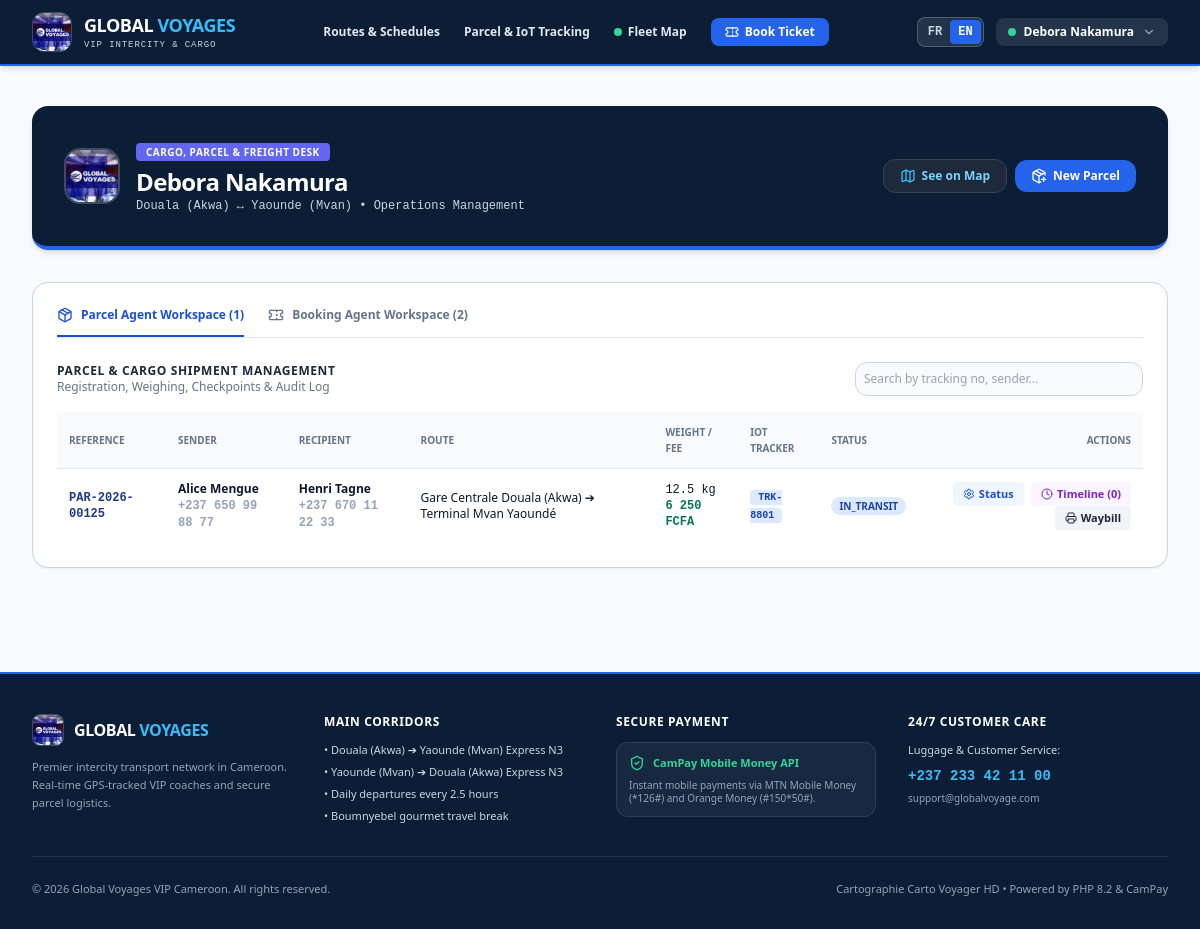
The app's page /agent/index.php (signed in) with its own data.
### tables this page shows
CREATE TABLE parcels (
    id INTEGER PRIMARY KEY AUTOINCREMENT,
    tracking_number VARCHAR(50) UNIQUE NOT NULL,
    customer_id INTEGER REFERENCES users(id),
    sender_name VARCHAR(100) NOT NULL,
    sender_phone VARCHAR(30) NOT NULL,
    sender_email VARCHAR(100),
    recipient_name VARCHAR(100) NOT NULL,
    recipient_phone VARCHAR(30) NOT NULL,
    recipient_address VARCHAR(255) NOT NULL,
    origin_station_id INTEGER REFERENCES stations(id),
    destination_station_id INTEGER REFERENCES stations(id),
    current_station_id INTEGER REFERENCES stations(id),
    trip_id INTEGER REFERENCES trips(id),
    weight_kg REAL DEFAULT 5.0,
    declared_value INTEGER DEFAULT 50000,
    description TEXT,
    status VARCHAR(30) DEFAULT 'REGISTERED',
    tracker_id INTEGER REFERENCES iot_trackers(id),
    created_at DATETIME DEFAULT CURRENT_TIMESTAMP
);

### src/Auth.php (called while the page is built, shortened)
<?php
class Auth {
    public static function user(): ?array {
        return $_SESSION['user'] ?? null;
    }
}

### src/Language.php (called while the page is built, shortened)
<?php
class Language {
    public static function get(string $key, ?string $fallback = null): string {
        $lang = self::current();
        return self::$translations[$lang][$key] ?? ($fallback ?? $key);
    }
    public static function current(): string {
        $lang = $_SESSION['lang'] ?? 'fr';
        return $lang;
    }
}
function t(string $key, ?string $fallback = null): string {
    return Language::get($key, $fallback);
}

### public/agent/index.php (the view, shortened to what this page needs)
<?php
require_once __DIR__ . '/../../src/Auth.php';
require_once __DIR__ . '/../../src/Language.php';
$currentUser = Auth::user();
$pdo = Database::getConnection();
$bookings = $pdo->query("SELECT b.*, trk.tracker_code
    FROM bookings b
    LEFT JOIN iot_trackers trk ON b.tracker_id = trk.id
    ORDER BY b.id DESC LIMIT 50")->fetchAll() ?: [];
$parcels = $pdo->query("SELECT p.*, so.name AS origin_name, sd.name AS dest_name, trk.tracker_code,
    (SELECT COUNT(*) FROM parcel_status_history WHERE parcel_id = p.id) AS history_count
    FROM parcels p
    LEFT JOIN stations so ON p.origin_station_id = so.id
    LEFT JOIN stations sd ON p.destination_station_id = sd.id
    LEFT JOIN iot_trackers trk ON p.tracker_id = trk.id
    ORDER BY p.id DESC")->fetchAll() ?: [];
$defaultTab = ($currentUser['role'] === 'BOOKING_AGENT') ? 'bookings' : 'parcels';
include __DIR__ . '/../includes/header.php';
?>
<div class="max-w-7xl mx-auto px-4 sm:px-6 lg:px-8 py-10 space-y-8 animate-fadeIn">
  <div class="bg-[#0B1E36] text-white p-6 sm:p-8 rounded-2xl border-b-4 border-blue-600 shadow-md flex flex-col sm:flex-row sm:items-center justify-between gap-4">
    <div class="flex items-center gap-4">
      <img src="<?= BASE_URL ?>/assets/images/global_voyages_logo.jpg" alt="Global Voyages" class="w-14 h-14 rounded-2xl object-cover border-2 border-white/20 shadow-sm shrink-0">
      <div>
        <span class="px-2.5 py-0.5 rounded bg-indigo-500 text-white font-black text-[10px] uppercase tracking-wider">
          <?= ($currentUser['role'] === 'BOOKING_AGENT') ? t('agent.bookingDesk', 'Guichet Réservations & Bagages VIP') : t('agent.parcelDesk', 'Guichet Fret, Colis & Messagerie') ?>
        </span>
        <h1 class="text-2xl font-black tracking-tight text-white mt-1"><?= htmlspecialchars($currentUser['name']) ?></h1>
        <p class="text-xs text-slate-300 font-mono"><?= t('agent.operationalMgmt', 'Douala (Akwa) ↔ Yaoundé (Mvan) • Gestion Opérationnelle') ?></p>
      </div>
    </div>
    <div class="flex flex-wrap items-center gap-2">
      <button type="button" onclick="toggleAgentMap()" id="btn-toggle-agent-map"
        class="px-4 py-2 rounded-xl bg-slate-800 hover:bg-slate-700 text-sky-300 border border-slate-700 font-bold text-xs shadow-xs transition flex items-center gap-1.5 cursor-pointer">
        <i data-lucide="map" class="w-4 h-4 text-sky-400"></i>
        <span><?= t('map.seeOnMap', 'Voir sur la Carte (See on Map)') ?></span>
      </button>
      <button type="button" onclick="openRegisterModal()"
        class="px-4 py-2 rounded-xl bg-blue-600 hover:bg-blue-500 text-white font-bold text-xs shadow-xs transition flex items-center gap-1.5 cursor-pointer">
        <i data-lucide="package-plus" class="w-4 h-4"></i>
        <span><?= t('agent.newParcel', 'Nouveau Colis') ?></span>
      </button>
    </div>
  </div>
  <div class="bg-white rounded-2xl border border-slate-300 shadow-sm overflow-hidden p-6 space-y-6">
    <div class="flex flex-wrap border-b border-slate-200 gap-4 sm:gap-6 text-xs font-bold">
      <button type="button" onclick="switchAgentTab('parcels')" id="agent-tab-parcels"
        class="pb-3 border-b-2 <?= $defaultTab === 'parcels' ? 'border-blue-700 text-blue-700' : 'border-transparent text-slate-500 hover:text-slate-800' ?> flex items-center gap-2 cursor-pointer">
        <i data-lucide="package" class="w-4 h-4"></i>
        <span><?= t('agent.tabParcels', 'Espace Agent de Colis') ?> (<?= count($parcels) ?>)</span>
      </button>
      <button type="button" onclick="switchAgentTab('bookings')" id="agent-tab-bookings"
        class="pb-3 border-b-2 <?= $defaultTab === 'bookings' ? 'border-blue-700 text-blue-700' : 'border-transparent text-slate-500 hover:text-slate-800' ?> flex items-center gap-2 cursor-pointer">
        <i data-lucide="ticket" class="w-4 h-4"></i>
        <span><?= t('agent.tabBookings', 'Espace Agent de Réservation') ?> (<?= count($bookings) ?>)</span>
      </button>
    </div>
    <div id="agent-view-parcels" class="space-y-4 <?= $defaultTab === 'parcels' ? '' : 'hidden' ?>">
      <div class="flex flex-col sm:flex-row sm:items-center justify-between gap-3">
        <div>
          <h4 class="text-xs font-black uppercase tracking-wider text-slate-800"><?= t('agent.parcelsTitle', 'Gestion des Expéditions de Colis & Fret') ?></h4>
          <p class="text-xs text-slate-500"><?= t('agent.parcelsSub', "Enregistrement, Pesée, Checkpoints et Journal d'Audit") ?></p>
        </div>
        <input type="text" id="parcel-search" onkeyup="filterParcels()" placeholder="<?= t('agent.searchPlaceholder', 'Rechercher par n° de suivi, expéditeur...') ?>"
          class="p-2 rounded-xl bg-slate-50 border border-slate-300 text-xs w-72 focus:outline-none focus:ring-2 focus:ring-blue-600">
      </div>
      <div class="overflow-x-auto">
        <table class="w-full text-left text-xs" id="parcels-table">
          <thead class="bg-slate-50 border-b border-slate-200 text-slate-500 font-bold uppercase text-[10px]">
            <tr>
              <th class="p-3"><?= t('agent.colNumber', 'Numéro') ?></th>
              <th class="p-3"><?= t('agent.colSender', 'Expéditeur') ?></th>
              <th class="p-3"><?= t('agent.colRecipient', 'Destinataire') ?></th>
              <th class="p-3"><?= t('agent.colRoute', 'Ligne') ?></th>
              <th class="p-3"><?= t('agent.colWeightFees', 'Poids / Frais') ?></th>
              <th class="p-3"><?= t('agent.colTracker', 'Traceur IoT') ?></th>
              <th class="p-3"><?= t('agent.colStatus', 'Statut') ?></th>
              <th class="p-3 text-right"><?= t('agent.colActions', 'Actions') ?></th>
            </tr>
          </thead>
          <tbody class="divide-y divide-slate-100">
            <?php foreach ($parcels as $p): ?>
              <?php $price = max(2500, (int)($p['weight_kg'] * 500)); ?>
              <tr class="hover:bg-slate-50/60 transition">
                <td class="p-3 font-mono font-bold text-blue-900"><?= htmlspecialchars($p['tracking_number']) ?></td>
                <td class="p-3 font-semibold"><?= htmlspecialchars($p['sender_name']) ?><br><span class="text-slate-400 font-mono"><?= htmlspecialchars($p['sender_phone']) ?></span></td>
                <td class="p-3 font-semibold"><?= htmlspecialchars($p['recipient_name']) ?><br><span class="text-slate-400 font-mono"><?= htmlspecialchars($p['recipient_phone']) ?></span></td>
                <td class="p-3"><?= htmlspecialchars($p['origin_name']) ?> ➔ <?= htmlspecialchars($p['dest_name']) ?></td>
                <td class="p-3 font-mono"><?= $p['weight_kg'] ?> kg<br><span class="text-emerald-700 font-bold"><?= number_format($price, 0, ',', ' ') ?> FCFA</span></td>
                <td class="p-3">
                  <?php if ($p['tracker_code']): ?>
                    <span class="px-2 py-0.5 rounded bg-blue-100 text-blue-800 font-mono font-bold text-[10px]"><?= htmlspecialchars($p['tracker_code']) ?></span>
                  <?php else: ?>
                    <span class="text-slate-400 italic"><?= t('agent.none', 'Aucun') ?></span>
                  <?php endif; ?>
                </td>
                <td class="p-3">
                  <span class="px-2 py-0.5 rounded-full text-[10px] font-bold uppercase
                    <?= $p['status'] === 'IN_TRANSIT' ? 'bg-blue-100 text-blue-800' : ($p['status'] === 'LIVRÉ' ? 'bg-emerald-100 text-emerald-800' : 'bg-amber-100 text-amber-800') ?>">
                    <?= htmlspecialchars($p['status']) ?>
                  </span>
                </td>
                <td class="p-3 text-right space-x-1">
                  <button type="button" onclick="openStatusModal(<?= $p['id'] ?>, '<?= htmlspecialchars($p['tracking_number']) ?>', '<?= htmlspecialchars($p['status']) ?>')"
                    class="px-2.5 py-1 rounded bg-blue-50 hover:bg-blue-100 text-blue-700 font-bold transition text-[11px] cursor-pointer inline-flex items-center gap-1">
                    <i data-lucide="settings" class="w-3 h-3"></i>
                    <span><?= t('agent.btnStatus', 'Statut') ?></span>
                  </button>
                  <button type="button" onclick="openHistoryModal(<?= $p['id'] ?>, '<?= htmlspecialchars($p['tracking_number']) ?>')"
                    class="px-2.5 py-1 rounded bg-purple-50 hover:bg-purple-100 text-purple-700 font-bold transition text-[11px] cursor-pointer inline-flex items-center gap-1">
                    <i data-lucide="clock" class="w-3 h-3"></i>
                    <span><?= t('agent.btnHistory', 'Historique') ?> (<?= $p['history_count'] ?>)</span>
                  </button>
                  <a href="<?= BASE_URL ?>/agent/waybill.php?num=<?= urlencode($p['tracking_number']) ?>" target="_blank"
                     class="px-2.5 py-1 rounded bg-slate-100 hover:bg-slate-200 text-slate-800 font-bold transition text-[11px] inline-flex items-center gap-1">
                    <i data-lucide="printer" class="w-3 h-3"></i>
                    <span><?= t('agent.btnWaybill', 'Bordereau') ?></span>
                  </a>
                </td>
              </tr>
            <?php endforeach; ?>
          </tbody>
        </table>
      </div>
    </div>
  </div>
</div>
<?php include __DIR__ . '/../includes/footer.php'; ?>

### public/assets/css/style.css (style rules this page uses)
.animate-fadeIn { animation: fadeIn 0.25s ease-out forwards; }

### records on screen
parcels: tracking_number "PAR-2026-00125", sender_name "Alice Mengue", sender_phone "+237 650 99 88 77", recipient_name "Henri Tagne", recipient_phone "+237 670 11 22 33", origin_name "Gare Centrale Douala (Akwa)", dest_name "Terminal Mvan Yaoundé", weight_kg "12.5", weight_kg "6 250", tracker_code "TRK-8801", status "IN_TRANSIT", history_count "0"

### other values on screen
t('nav.routes', 'Lignes & Horaires') "Routes & Schedules"
t('nav.tracking', 'Suivi Colis & IoT') "Parcel & IoT Tracking"
t('hero.tabMap', 'Carte Flotte') "Fleet Map"
t('nav.book', 'Réserver Billet') "Book Ticket"
$user['name'] "Debora Nakamura"
t('agent.parcelDesk', 'Guichet Fret, Colis & Messagerie') "CARGO, PARCEL & FREIGHT DESK"
$currentUser['name'] "Debora Nakamura"
t('map.seeOnMap', 'Voir sur la Carte (See on Map)') "See on Map"
t('agent.newParcel', 'Nouveau Colis') "New Parcel"
t('agent.tabParcels', 'Espace Agent de Colis') "Parcel Agent Workspace"
count($parcels) "1"
t('agent.tabBookings', 'Espace Agent de Réservation') "Booking Agent Workspace"
count($bookings) "2"
t('agent.parcelsTitle', 'Gestion des Expéditions de Colis & Fret') "PARCEL & CARGO SHIPMENT MANAGEMENT"
t('agent.colNumber', 'Numéro') "REFERENCE"
